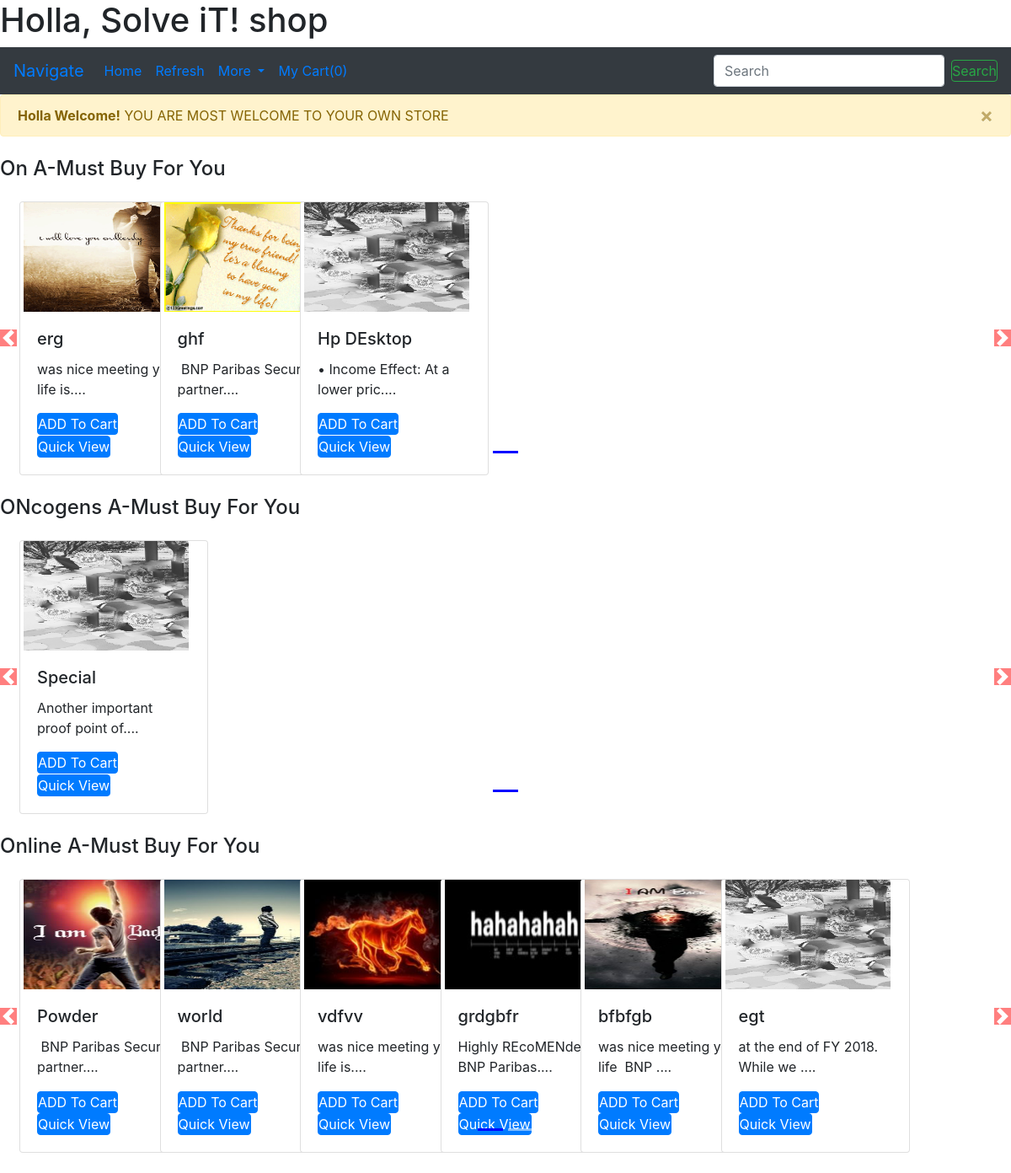
The app's page /shop/ with its own data.
### shop/models.py (models this page shows, shortened)
class product(models.Model):
    product_id = models.AutoField
    product_name = models.CharField(max_length=30)
    category = models.CharField(max_length=60, default="")
    SubCategory = models.CharField(max_length=60, default="")
    price = models.IntegerField(default=0)
    desc = models.CharField(max_length=480)
    pub_date = models.DateField()
    image = models.ImageField(upload_to="shop/images", default="")

### shop/views.py (the view)
# urls.py: path('', views.index),
def index(request):
    allprods = []
    a = product.objects.values('category', 'id')
    b = {item['category'] for item in a}
    for i in b:
        prod = product.objects.filter(category=i)
        n = len(prod)
        NSlides = n//6 + ceil(n/6 - n//6)
        allprods.append([prod, range(1, NSlides), NSlides])
    params = {'allprods': allprods}
    return render(request, 'shop/index.html', params)

### shop/templates/shop/index.html (shortened to what this page needs)
{% extends 'shop/basic.html' %}
{% block alert %}
<div class="alert alert-warning alert-dismissible fade show" role="alert">
    <strong>Holla Welcome!</strong> YOU ARE MOST WELCOME TO YOUR OWN STORE
    <button type="button" class="close" data-dismiss="alert" aria-label="Close">
        <span aria-hidden="true">&times;</span>
    </button>
</div>
{% endblock %}
{% block body %}
{% load static %}
{% for product, range, NSlides in allprods %}
<h4 class="my-4"> {{product.0.category}} A-Must Buy For You </h4>
<div id="demo{{forloop.counter}}" class=" carousel slide my-4" data-ride="carousel">
    <ul class="carousel-indicators">
        <li data-target="#demo{{forloop.counter}}" data-slide-to="0" class="active"></li>
        {% for i in range %}
        <li data-target="#demo{{forloop.parentloop.counter}}" data-slide-to="{{i}}"></li>
        {% endfor %}
    </ul>
    <div class="carousel-inner">
        <div class="carousel-item active">
    {% for i in product %}
    <div class="col-xs-3 col-sm-3 col-md-3">
        <div class="card" style="width: 14rem;">
            <img src='/media/{{i.image}}'  class="card-img-top" alt="...">
            <div class="card-body">
                <h5 class="card-title">{{i.product_name}}</h5>
                <p class="card-text">{{i.desc|slice:"0:32"}}....</p>
                <button id="pr{{i.id}}" class="btn btn-primary cart">ADD To Cart</button>
                <a href="/shop/productview/{{i.id}}"><button id="qv{{i.id}}" class="btn btn-primary cart">Quick View</button></a>
            </div>
        </div>
    </div>
    {% if forloop.counter|divisibleby:6 and forloop.counter > 0 and not forloop.last %}
    </div><div class="carousel-item">
    {% endif %}
    {% endfor %}
    </div>
    </div>
<a class="carousel-control-prev" href="#demo{{forloop.counter}}" data-slide="prev">
    <span class="carousel-control-prev-icon"></span>
</a>
<a class="carousel-control-next" href="#demo{{forloop.counter}}" data-slide="next">
    <span class="carousel-control-next-icon"></span>
</a>
</div>
    {% endfor %}
{% endblock %}

### shop/templates/shop/basic.html (shortened to what this page needs)
<!doctype html>
<html lang="en">
<head>
    <link rel="stylesheet" href="https://stackpath.bootstrapcdn.com/bootstrap/4.3.1/css/bootstrap.min.css">
</head>
<body>
<h1>Holla, Solve iT! shop</h1>
{% load static %}
<nav class="navbar navbar-expand-lg navbar-green bg-dark">
    <a class="navbar-brand" href="/shop">Navigate</a>
    <div class="collapse navbar-collapse" id="navbarSupportedContent">
        <ul class="navbar-nav mr-auto">
            <li class="nav-item active">
                <a class="nav-link" href="/shop">Home <span class="sr-only">(current)</span></a>
            </li>
            <li class="nav-item active">
                <a class="nav-link" href=""> Refresh <span class="sr-only">(current)</span></a>
            </li>
            <li class="nav-item dropdown">
                <a class="nav-link dropdown-toggle" href="#" id="navbarDropdown" role="button" data-toggle="dropdown" aria-haspopup="true" aria-expanded="false">
                    More
                </a>
            </li>
            <li class="nav-item">
                <a class="nav-link" href="/shop/checkout">My Cart(<span id="cart">0</span>)</a>
            </li>
        </ul>
        <form class="form-inline my-2 my-lg-0">
            <input class="form-control mr-sm-2" type="search" placeholder="Search" aria-label="Search">
            <button class="btn btn-outline-success my-2 my-sm-0" type="submit">Search</button>
        </form>
    </div>
</nav>
{% block alert %} {% endblock %}
{% block body %} {% endblock %}
</body>
</html>

### shop/templates/shop/index.html (style rules this page uses)
.col-md-3, col-xs-3, col-sm-3 { display: inline-block; display: inline-block; margin-left: 19px; margin-right: -157px; padding-right: 0px; padding-left: 4px; }
.my-4 { padding: 148px, 10px, 10px, 10px; }
.col-md-3 img { padding-left: 4px; width:200px; height:130px; }
body .carousel-control-prev-icon, body .carousel-control-next-icon { background-color: red; padding-left: 0px; padding-right: 0px; }
.carousel-indicators .active { background-color: blue; }
.btn { padding: 0px; }
body .carousel-indicators { bottom: 0px; }
.carousel-control-next, .carousel-control-prev { position: absolute; width: auto; }

### records on screen
product: category "On", image (picture), product_name "erg", desc "was nice meeting you life is"
product: image (picture), product_name "ghf", desc " BNP Paribas Securities partner"
product: image (picture), product_name "Hp DEsktop", desc "• Income Effect: At a lower pric"
product: category "ONcogens", image (picture), product_name "Special", desc "Another important proof point of"
product: category "Online", image (picture), product_name "Powder", desc " BNP Paribas Securities partner"
product: image (picture), product_name "world", desc " BNP Paribas Securities partner"
product: image (picture), product_name "vdfvv", desc "was nice meeting you life is"
product: image (picture), product_name "grdgbfr", desc "Highly REcoMENded-- BNP Paribas"
product: image (picture), product_name "bfbfgb", desc "was nice meeting you life  BNP"
product: image (picture), product_name "egt", desc "at the end of FY 2018. While we"
